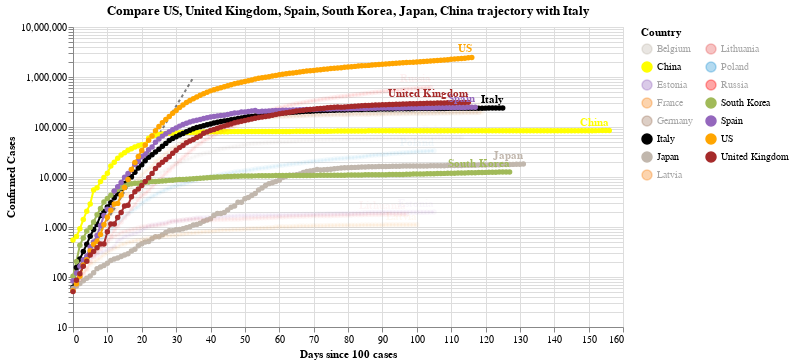

This figure's notebook cell:
### Code cell
#hide_input
chart2 = make_since_chart(dff2, ['US', 'United Kingdom', 'Spain', 'South Korea', 'Japan', 'China'], baseline_countries)
chart2

### Figure 1 — Vega-Lite specification as saved in the notebook (floating-point values rounded to 4 significant figures; data arrays with more than 128 entries replaced by an {"elided": "..."} marker saying what was removed)
{"config": {"view": {"continuousWidth": 400, "continuousHeight": 300}}, "layer": [{"data": {"name": "data-628230001892d6798b50651be41d1b3e"}, "mark": {"type": "line", "color": "black", "opacity": 0.5, "strokeDash": [3, 3]}, "encoding": {"x": {"type": "quantitative", "field": "Days since 100 cases"}, "y": {"type": "quantitative", "field": "Confirmed Cases"}}}, {"data": {"name": "data-05b4256f97cb641188b97dad8a228816"}, "mark": {"type": "line", "point": true}, "encoding": {"color": {"type": "nominal", "field": "Country", "legend": {"columns": 2}, "scale": {"domain": ["Belgium", "China", "Estonia", "France", "Germany", "Italy", "Japan", "Latvia", "Lithuania", "Poland", "Russia", "South Korea", "Spain", "US", "United Kingdom"], "range": ["#C1B7AD", "yellow", "#9467bd", "#F58518", "#9D755D", "black", "#C1B7AD", "#F58518", "#E45756", "#2495D3", "red", "#A1BA59", "#9467bd", "orange", "brown"]}}, "opacity": {"condition": {"value": 1, "selection": "selector012"}, "value": 0.05}, "tooltip": [{"type": "nominal", "field": "Country"}, {"type": "temporal", "field": "Date"}, {"type": "quantitative", "field": "Confirmed Cases"}, {"type": "quantitative", "field": "Days since 100 cases"}], "x": {"type": "quantitative", "field": "Days since 100 cases"}, "y": {"type": "quantitative", "field": "Confirmed Cases", "scale": {"type": "log"}}}, "selection": {"selector012": {"type": "multi", "fields": ["Country"], "bind": "legend", "init": [{"Country": "US"}, {"Country": "United Kingdom"}, {"Country": "Spain"}, {"Country": "South Korea"}, {"Country": "Japan"}, {"Country": "China"}, {"Country": "Italy"}]}}, "width": 550}, {"data": {"name": "data-05b4256f97cb641188b97dad8a228816"}, "mark": {"type": "text", "align": "right", "dy": -8, "fontWeight": "bold"}, "encoding": {"color": {"type": "nominal", "field": "Country", "legend": {"columns": 2}, "scale": {"domain": ["Belgium", "China", "Estonia", "France", "Germany", "Italy", "Japan", "Latvia", "Lithuania", "Poland", "Russia", "South Korea", "Spain", "US", "United Kingdom"], "range": ["#C1B7AD", "yellow", "#9467bd", "#F58518", "#9D755D", "black", "#C1B7AD", "#F58518", "#E45756", "#2495D3", "red", "#A1BA59", "#9467bd", "orange", "brown"]}}, "opacity": {"condition": {"value": 1, "selection": "selector012"}, "value": 0.05}, "text": {"type": "nominal", "field": "Country"}, "tooltip": [{"type": "nominal", "field": "Country"}, {"type": "temporal", "field": "Date"}, {"type": "quantitative", "field": "Confirmed Cases"}, {"type": "quantitative", "field": "Days since 100 cases"}], "x": {"type": "quantitative", "field": "Days since 100 cases"}, "y": {"type": "quantitative", "field": "Confirmed Cases", "scale": {"type": "log"}}}, "transform": [{"filter": "(datum['Date'] >= 1593129600000)"}], "width": 550}], "title": "Compare US, United Kingdom, Spain, South Korea, Japan, China trajectory with Italy", "$schema": "https://vega.github.io/schema/vega-lite/v4.0.2.json", "datasets": {"data-628230001892d6798b50651be41d1b3e": [{"Days since 100 cases": 0, "Confirmed Cases": 100.0}, {"Days since 100 cases": 1, "Confirmed Cases": 130.0}, {"Days since 100 cases": 2, "Confirmed Cases": 169.0}, {"Days since 100 cases": 3, "Confirmed Cases": 219.7}, {"Days since 100 cases": 4, "Confirmed Cases": 285.6}, {"Days since 100 cases": 5, "Confirmed Cases": 371.3}, {"Days since 100 cases": 6, "Confirmed Cases": 482.7}, {"Days since 100 cases": 7, "Confirmed Cases": 627.5}, {"Days since 100 cases": 8, "Confirmed Cases": 815.7}, {"Days since 100 cases": 9, "Confirmed Cases": 1060.0}, {"Days since 100 cases": 10, "Confirmed Cases": 1379.0}, {"Days since 100 cases": 11, "Confirmed Cases": 1792.0}, {"Days since 100 cases": 12, "Confirmed Cases": 2330.0}, {"Days since 100 cases": 13, "Confirmed Cases": 3029.0}, {"Days since 100 cases": 14, "Confirmed Cases": 3937.0}, {"Days since 100 cases": 15, "Confirmed Cases": 5119.0}, {"Days since 100 cases": 16, "Confirmed Cases": 6654.0}, {"Days since 100 cases": 17, "Confirmed Cases": 8650.0}, {"Days since 100 cases": 18, "Confirmed Cases": 11250.0}, {"Days since 100 cases": 19, "Confirmed Cases": 14620.0}, {"Days since 100 cases": 20, "Confirmed Cases": 19000.0}, {"Days since 100 cases": 21, "Confirmed Cases": 24710.0}, {"Days since 100 cases": 22, "Confirmed Cases": 32120.0}, {"Days since 100 cases": 23, "Confirmed Cases": 41750.0}, {"Days since 100 cases": 24, "Confirmed Cases": 54280.0}, {"Days since 100 cases": 25, "Confirmed Cases": 70560.0}, {"Days since 100 cases": 26, "Confirmed Cases": 91730.0}, {"Days since 100 cases": 27, "Confirmed Cases": 119300.0}, {"Days since 100 cases": 28, "Confirmed Cases": 155000.0}, {"Days since 100 cases": 29, "Confirmed Cases": 201500.0}, {"Days since 100 cases": 30, "Confirmed Cases": 262000.0}, {"Days since 100 cases": 31, "Confirmed Cases": 340600.0}, {"Days since 100 cases": 32, "Confirmed Cases": 442800.0}, {"Days since 100 cases": 33, "Confirmed Cases": 575600.0}, {"Days since 100 cases": 34, "Confirmed Cases": 748300.0}, {"Days since 100 cases": 35, "Confirmed Cases": 972800.0}], "data-05b4256f97cb641188b97dad8a228816": {"elided": "1763 records"}}}
